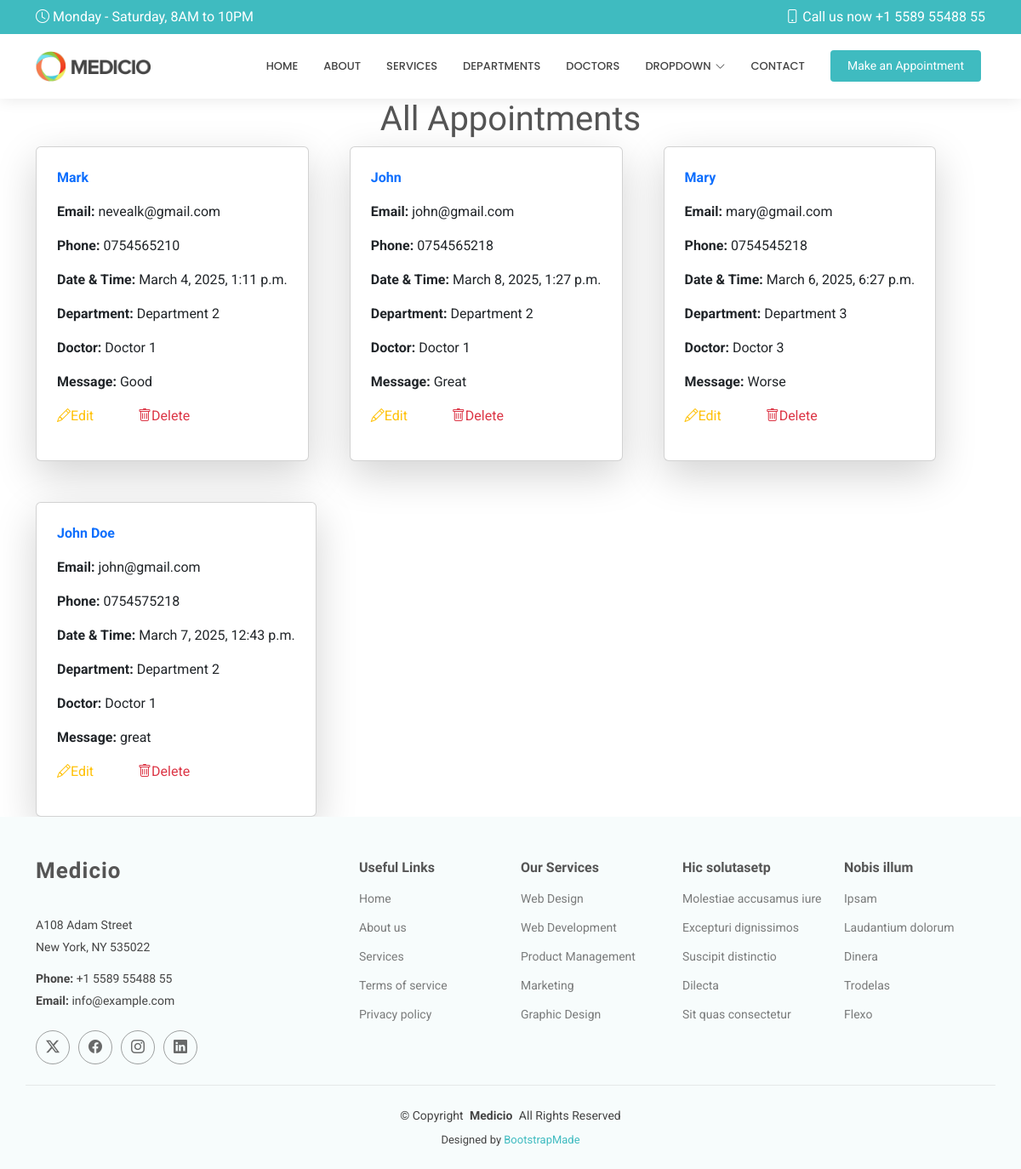
Page /show/ on the committed database.
### hospitalapp/models.py (models this page shows, shortened)
class Appointment(models.Model):
    name = models.CharField(max_length=50)
    email = models.EmailField()
    phone = models.CharField(max_length=15)
    date = models.DateTimeField()
    department = models.CharField(max_length=50)
    doctor = models.CharField(max_length=50)
    message = models.TextField()

### hospitalapp/views.py (the view)
# urls.py: path('show/', views.show, name='show'),
def show(request):
   all = Appointment.objects.all()
   return render(request, 'show.html', {"all": all})

### Templates/show.html (shortened to what this page needs)
{% extends 'starter-page.html' %}
{% load static %}
{% block content %}
	<h1 class="text-center">All Appointments</h1>
    <div class="d-flex flex-wrap gap-5 container">
    {% for x in all %}
    	<div class="card w-30 p-4 shadow-lg">
        <p class="fw-bold text-primary">{{ x.name }}</p>
        <p><b>Email:</b> {{ x.email }}</p>
        <p><b>Phone:</b> {{ x.phone }}</p>
        <p><b>Date & Time:</b> {{ x.date }}</p>
        <p><b>Department:</b> {{ x.department }}</p>
        <p><b>Doctor:</b> {{ x.doctor }}</p>
        <p><b>Message:</b> {{ x.message }}</p>
        <p>
            <a href="{% url 'edit' x.id %}" class="text-warning me-5">
                <i class="bi bi-pencil"></i>Edit
            </a>
            <a href="/delete/{{ x.id }}" class="text-danger">
                <i class="bi bi-trash"></i>Delete
            </a>
        </p>
        </div>
    {% endfor %}
    </div>
{% endblock %}

### static/assets/css/main.css (style rules this page uses)
:root { --default-font: "Roboto", system-ui, -apple-system, "Segoe UI", Roboto, "Helvetica Neue", Arial, "Noto Sans", "Liberation Sans", sans-serif, "Apple Color Emoji", "Segoe UI Emoji", "Segoe UI Symbol", "Noto Color Emoji"; --heading-font: "Raleway", sans-serif; --nav-font: "Poppins", sans-serif; }
:root { --background-color: #ffffff; --default-color: #444444; --heading-color: #555555; --accent-color: #3fbbc0; --surface-color: #ffffff; --contrast-color: #ffffff; }
:root { --nav-color: #444444; --nav-hover-color: #3fbbc0; --nav-mobile-background-color: #ffffff; --nav-dropdown-background-color: #ffffff; --nav-dropdown-color: #444444; --nav-dropdown-hover-color: #3fbbc0; }
:root { scroll-behavior: smooth; }
body { color: var(--default-color); background-color: var(--background-color); font-family: var(--default-font); }
a { color: var(--accent-color); text-decoration: none; transition: 0.3s; }
h1, h2, h3, h4, h5, h6 { color: var(--heading-color); font-family: var(--heading-font); }

### rows in the picture
Appointment: name "Mark", email "nevealk@gmail.com", phone "0754565210", date "March 4, 2025, 1:11 p.m.", department "Department 2", doctor "Doctor 1", message "Good"
Appointment: name "John", email "john@gmail.com", phone "0754565218", date "March 8, 2025, 1:27 p.m.", department "Department 2", doctor "Doctor 1", message "Great"
Appointment: name "Mary", email "mary@gmail.com", phone "0754545218", date "March 6, 2025, 6:27 p.m.", department "Department 3", doctor "Doctor 3", message "Worse"
Appointment: name "John Doe", email "john@gmail.com", phone "0754575218", date "March 7, 2025, 12:43 p.m.", department "Department 2", doctor "Doctor 1", message "great"
